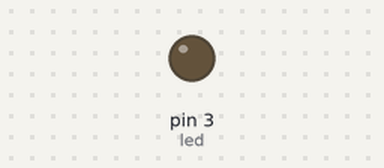
A sketch run on a simulated Arduino Uno, built with avr-gcc and run on an emulated ATmega328P. Shown: output pins drawn as LEDs (lit = HIGH).

Above: at 0.15 s.
At 39.3 s:
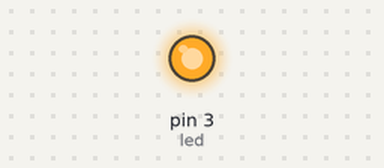
Timing chart, 0 to 40.0 s (numbered marks = the images above):
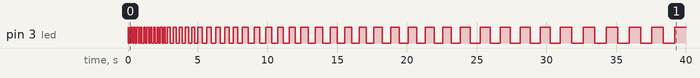

The sketch:

yanipsonenled.ino
```cpp
#define led 3 //. led yanıyo
int sure=20;//başlangıç ayarları
byte bitis=10;
void setup()
{
   pinMode(led,OUTPUT);// led pin'ini çıkış olarak ayarla

}

void loop()
{
   if(sure>160)
{
   bitis=5;
}
   for(int i=0; i<bitis;i++)//10 kere tekrar yapacak
{                               //yanıp sönüyo bura
   digitalWrite(led,HIGH);
   delay(sure);
   digitalWrite(led,LOW);
   delay(sure);
}
   sure+=100;//süreyi 100 er arttırcak

}
```
